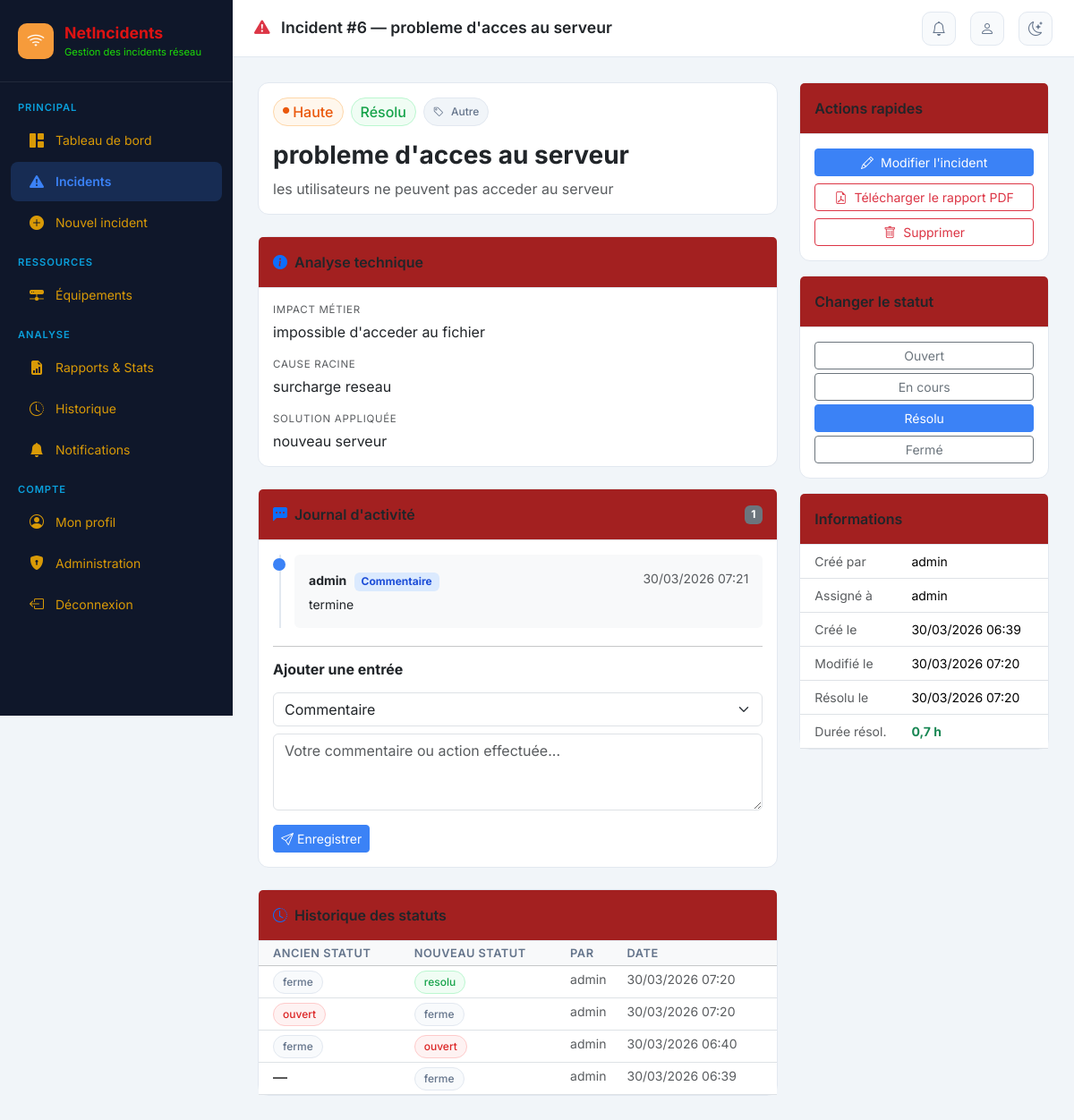
The app's page /incidents/6/ (signed in) with its own data.
### incidents/models.py (models this page shows, shortened)
class Incident(models.Model):
    PRIORITE = [
        ('critique', 'Critique'),
        ('haute', 'Haute'),
        ('moyenne', 'Moyenne'),
        ('basse', 'Basse'),
    ]
    STATUT = [
        ('ouvert', 'Ouvert'),
        ('en_cours', 'En cours'),
        ('resolu', 'Résolu'),
        ('ferme', 'Fermé'),
    ]
    CATEGORIE = [
        ('panne_reseau', 'Panne réseau'),
        ('lenteur', 'Lenteur / Dégradation'),
        ('securite', 'Incident de sécurité'),
        ('configuration', 'Erreur de configuration'),
        ('materiel', 'Défaillance matérielle'),
        ('logiciel', 'Incident logiciel'),
        ('connectivite', 'Perte de connectivité'),
        ('autre', 'Autre'),
    ]
    titre = models.CharField(max_length=200, verbose_name="Titre")
    description = models.TextField(verbose_name="Description")
    categorie = models.CharField(max_length=30, choices=CATEGORIE, default='autre', verbose_name="Catégorie")
    priorite = models.CharField(max_length=20, choices=PRIORITE, default='moyenne', verbose_name="Priorité")
    statut = models.CharField(max_length=20, choices=STATUT, default='ouvert', verbose_name="Statut")
    equipements = models.ManyToManyField(Equipement, blank=True, verbose_name="Équipements concernés")
    date_creation = models.DateTimeField(auto_now_add=True, verbose_name="Date de création")
    date_modification = models.DateTimeField(auto_now=True, verbose_name="Dernière modification")
    date_resolution = models.DateTimeField(null=True, blank=True, verbose_name="Date de résolution")
    date_fermeture = models.DateTimeField(null=True, blank=True, verbose_name="Date de fermeture")
    cree_par = models.ForeignKey(
        User, on_delete=models.SET_NULL, null=True,
        related_name='incidents_crees', verbose_name="Créé par"
    )
    assigne_a = models.ForeignKey(
        User, on_delete=models.SET_NULL, null=True, blank=True,
        related_name='incidents_assignes', verbose_name="Assigné à"
    )
    impact = models.TextField(blank=True, verbose_name="Impact métier")
    cause_racine = models.TextField(blank=True, verbose_name="Cause racine")
    solution_appliquee = models.TextField(blank=True, verbose_name="Solution appliquée")
    class Meta:
        verbose_name = "Incident"
        verbose_name_plural = "Incidents"
        ordering = ['-date_creation']
    def duree_resolution(self):
        if self.date_resolution and self.date_creation:
            delta = self.date_resolution - self.date_creation
            heures = delta.total_seconds() / 3600
            return round(heures, 1)
        return None

class Commentaire(models.Model):
    TYPE_COMMENTAIRE = [
        ('commentaire', 'Commentaire'),
        ('action', 'Action effectuée'),
        ('escalade', 'Escalade'),
        ('mise_a_jour', 'Mise à jour statut'),
    ]
    incident = models.ForeignKey(Incident, on_delete=models.CASCADE, related_name='commentaires')
    auteur = models.ForeignKey(User, on_delete=models.SET_NULL, null=True)
    type_commentaire = models.CharField(max_length=20, choices=TYPE_COMMENTAIRE, default='commentaire')
    contenu = models.TextField(verbose_name="Contenu")
    date_creation = models.DateTimeField(auto_now_add=True)
    class Meta:
        ordering = ['date_creation']
        verbose_name = "Commentaire"
        verbose_name_plural = "Commentaires"

class HistoriqueStatut(models.Model):
    incident = models.ForeignKey(Incident, on_delete=models.CASCADE, related_name='historique')
    ancien_statut = models.CharField(max_length=20)
    nouveau_statut = models.CharField(max_length=20)
    modifie_par = models.ForeignKey(User, on_delete=models.SET_NULL, null=True)
    date_changement = models.DateTimeField(auto_now_add=True)
    commentaire = models.TextField(blank=True)
    class Meta:
        ordering = ['-date_changement']
        verbose_name = "Historique statut"

### incidents/views.py (the view, shortened to what this page needs)
# urls.py: path('incidents/<int:pk>/', views.detail_incident, name='detail_incident'),
@login_required
def detail_incident(request, pk):
    incident = get_object_or_404(
        Incident.objects.select_related('cree_par', 'assigne_a').prefetch_related('equipements', 'commentaires__auteur'),
        pk=pk
    )
    form_commentaire = CommentaireForm()
    historique = HistoriqueStatut.objects.filter(incident=incident).select_related('modifie_par')
    nb_notifs = Notification.objects.filter(utilisateur=request.user, lue=False).count()
    return render(request, 'incidents/detail_incident.html', {
        'incident': incident,
        'form_commentaire': form_commentaire,
        'historique': historique,
        'nb_notifs': nb_notifs,
    })

### incidents/forms.py
class CommentaireForm(forms.ModelForm):
    class Meta:
        model = Commentaire
        fields = ['type_commentaire', 'contenu']
        widgets = {
            'type_commentaire': forms.Select(attrs={'class': 'form-select'}),
            'contenu': forms.Textarea(attrs={
                'class': 'form-control', 'rows': 3,
                'placeholder': 'Votre commentaire ou action effectuée...'
            }),
        }

### incidents/templates/incidents/detail_incident.html (shortened to what this page needs)
{% extends 'incidents/base.html' %}
{% block page_title %}
  <i class="bi bi-exclamation-triangle-fill text-danger me-2"></i>
  Incident #{{ incident.id }} — {{ incident.titre|truncatechars:40 }}
{% endblock %}
{% block content %}
<div class="row g-4">
  <div class="col-lg-8">
    <div class="card mb-4">
      <div class="card-body">
        <div class="d-flex gap-2 flex-wrap mb-3">
          <span class="incident-badge badge-{{ incident.priorite }} fs-6">
            <i class="bi bi-circle-fill" style="font-size:.45rem"></i>
            {{ incident.get_priorite_display }}
          </span>
          <span class="incident-badge badge-{{ incident.statut }} fs-6">{{ incident.get_statut_display }}</span>
          <span class="incident-badge" style="background:#f1f5f9;color:#64748b;border:1px solid #e2e8f0">
            <i class="bi bi-tag me-1"></i>{{ incident.get_categorie_display }}
          </span>
        </div>
        <h3 class="fw-bold mb-2">{{ incident.titre }}</h3>
        <p class="text-muted mb-0">{{ incident.description }}</p>
      </div>
    </div>
    {% if incident.impact or incident.cause_racine or incident.solution_appliquee %}
    <div class="card mb-4">
      <div class="card-header py-3"><i class="bi bi-info-circle-fill text-primary me-2"></i>Analyse technique</div>
      <div class="card-body">
        {% if incident.impact %}
        <div class="mb-3">
          <div class="fw-600 text-muted small mb-1 text-uppercase" style="font-size:.72rem;letter-spacing:.06em">Impact métier</div>
          <p class="mb-0">{{ incident.impact }}</p>
        </div>
        {% endif %}
        {% if incident.cause_racine %}
        <div class="mb-3">
          <div class="fw-600 text-muted small mb-1 text-uppercase" style="font-size:.72rem;letter-spacing:.06em">Cause racine</div>
          <p class="mb-0">{{ incident.cause_racine }}</p>
        </div>
        {% endif %}
        {% if incident.solution_appliquee %}
        <div>
          <div class="fw-600 text-muted small mb-1 text-uppercase" style="font-size:.72rem;letter-spacing:.06em">Solution appliquée</div>
          <p class="mb-0">{{ incident.solution_appliquee }}</p>
        </div>
        {% endif %}
      </div>
    </div>
    {% endif %}
    <div class="card mb-4">
      <div class="card-header py-3 d-flex justify-content-between align-items-center">
        <span><i class="bi bi-chat-left-dots-fill text-primary me-2"></i>Journal d'activité</span>
        <span class="badge bg-secondary">{{ incident.commentaires.count }}</span>
      </div>
      <div class="card-body">
        {% if incident.commentaires.all %}
        <div class="timeline">
          {% for com in incident.commentaires.all %}
          <div class="timeline-item">
            <div class="timeline-dot" style="
              {% if com.type_commentaire == 'action' %}background:#22c55e;border-color:#22c55e
              {% elif com.type_commentaire == 'escalade' %}background:#ef4444;border-color:#ef4444
              {% elif com.type_commentaire == 'mise_a_jour' %}background:#f59e0b;border-color:#f59e0b
              {% else %}background:#3b82f6;border-color:#3b82f6{% endif %}">
            </div>
            <div class="bg-light rounded p-3">
              <div class="d-flex justify-content-between mb-1">
                <div>
                  <strong class="small">{{ com.auteur.get_full_name|default:com.auteur.username }}</strong>
                  <span class="badge ms-1 small" style="
                    {% if com.type_commentaire == 'action' %}background:#dcfce7;color:#15803d
                    {% elif com.type_commentaire == 'escalade' %}background:#fee2e2;color:#dc2626
                    {% elif com.type_commentaire == 'mise_a_jour' %}background:#fef9c3;color:#ca8a04
                    {% else %}background:#dbeafe;color:#1d4ed8{% endif %}">
                    {{ com.get_type_commentaire_display }}
                  </span>
                </div>
                <small class="text-muted">{{ com.date_creation|date:"d/m/Y H:i" }}</small>
              </div>
              <p class="mb-0 small">{{ com.contenu }}</p>
            </div>
          </div>
          {% endfor %}
        </div>
        {% else %}
        <div class="text-center text-muted py-3">
          <i class="bi bi-chat d-block fs-2 mb-2 opacity-25"></i>Aucune activité enregistrée
        </div>
        {% endif %}
        <hr class="my-3">
        <h6 class="fw-bold mb-3">Ajouter une entrée</h6>
        <form method="post">
          <div class="mb-2">{{ form_commentaire.type_commentaire }}</div>
          <div class="mb-3">{{ form_commentaire.contenu }}</div>
          <button type="submit" class="btn btn-primary btn-sm">
            <i class="bi bi-send me-1"></i>Enregistrer
          </button>
        </form>
      </div>
    </div>
    {% if historique %}
    <div class="card">
      <div class="card-header py-3"><i class="bi bi-clock-history text-primary me-2"></i>Historique des statuts</div>
      <div class="card-body p-0">
        <table class="table table-sm mb-0">
          <thead class="table-light">
            <tr><th class="ps-3">Ancien statut</th><th>Nouveau statut</th><th>Par</th><th>Date</th></tr>
          </thead>
          <tbody>
            {% for h in historique %}
            <tr>
              <td class="ps-3">
                {% if h.ancien_statut %}<span class="incident-badge badge-{{ h.ancien_statut }}">{{ h.ancien_statut }}</span>{% else %}—{% endif %}
              </td>
              <td><span class="incident-badge badge-{{ h.nouveau_statut }}">{{ h.nouveau_statut }}</span></td>
              <td class="text-muted small">{{ h.modifie_par.username|default:"—" }}</td>
              <td class="text-muted small">{{ h.date_changement|date:"d/m/Y H:i" }}</td>
            </tr>
            {% endfor %}
          </tbody>
        </table>
      </div>
    </div>
    {% endif %}
  </div>
  <div class="col-lg-4">
    <div class="card mb-3">
      <div class="card-header py-3">Actions rapides</div>
      <div class="card-body d-grid gap-2">
        <a href="{% url 'modifier_incident' incident.pk %}" class="btn btn-primary btn-sm">
          <i class="bi bi-pencil me-2"></i>Modifier l'incident
        </a>
        <a href="{% url 'rapport_pdf_incident' incident.pk %}" class="btn btn-outline-danger btn-sm">
          <i class="bi bi-file-earmark-pdf me-2"></i>Télécharger le rapport PDF
        </a>
        <a href="{% url 'supprimer_incident' incident.pk %}" class="btn btn-outline-danger btn-sm"
           onclick="return confirm('Supprimer définitivement cet incident ?')">
          <i class="bi bi-trash me-2"></i>Supprimer
        </a>
      </div>
    </div>
    <div class="card mb-3">
      <div class="card-header py-3">Changer le statut</div>
      <div class="card-body d-grid gap-1">
        {% for val, label in incident.STATUT %}
        <button class="btn btn-sm {% if incident.statut == val %}btn-primary{% else %}btn-outline-secondary{% endif %}"
                onclick="changerStatutRapide('{{ val }}')">
          {{ label }}
        </button>
        {% endfor %}
      </div>
    </div>
    <div class="card mb-3">
      <div class="card-header py-3">Informations</div>
      <div class="card-body p-0">
        <table class="table table-sm mb-0">
          <tr>
            <td class="text-muted ps-3 py-2 small fw-600">Créé par</td>
            <td class="py-2 small">{{ incident.cree_par.get_full_name|default:incident.cree_par.username }}</td>
          </tr>
          <tr>
            <td class="text-muted ps-3 py-2 small fw-600">Assigné à</td>
            <td class="py-2 small">{{ incident.assigne_a.username|default:"Non assigné" }}</td>
          </tr>
          <tr>
            <td class="text-muted ps-3 py-2 small fw-600">Créé le</td>
            <td class="py-2 small">{{ incident.date_creation|date:"d/m/Y H:i" }}</td>
          </tr>
          <tr>
            <td class="text-muted ps-3 py-2 small fw-600">Modifié le</td>
            <td class="py-2 small">{{ incident.date_modification|date:"d/m/Y H:i" }}</td>
          </tr>
          {% if incident.date_resolution %}
          <tr>
            <td class="text-muted ps-3 py-2 small fw-600">Résolu le</td>
            <td class="py-2 small">{{ incident.date_resolution|date:"d/m/Y H:i" }}</td>
          </tr>
          <tr>
            <td class="text-muted ps-3 py-2 small fw-600">Durée résol.</td>
            <td class="py-2 small fw-bold text-success">{{ incident.duree_resolution }} h</td>
          </tr>
          {% endif %}
        </table>
      </div>
    </div>
  </div>
</div>
{% endblock %}

### incidents/templates/incidents/base.html (style rules this page uses)
:root { --sidebar-width: 260px; --sidebar-bg: #0f172a; --sidebar-text: #94a3b8; --sidebar-active: #3b82f6; --topbar-h: 64px; --accent: #3b82f6; --accent-dark: #1d4ed8; }
* { font-family: 'Inter', sans-serif; }
body { background: #f1f5f9; min-height: 100vh; }
.card { border: 1px solid #e2e8f0; border-radius: 12px; box-shadow: none; }
.card-header { background: #a32020; border-bottom: 1px solid #e2e8f0; font-weight: 600; }
.badge-haute { background: #fff7ed; color: #ea580c; border: 1px solid #fed7aa; }
.badge-ouvert { background: #fef2f2; color: #dc2626; border: 1px solid #fecaca; }
.badge-resolu { background: #f0fdf4; color: #16a34a; border: 1px solid #bbf7d0; }
.badge-ferme { background: #f8fafc; color: #64748b; border: 1px solid #e2e8f0; }
.incident-badge { display: inline-flex; align-items: center; gap: 4px; padding: 3px 10px; border-radius: 20px; font-size: .75rem; font-weight: 500; }
.timeline { position: relative; padding-left: 1.5rem; }
.timeline::before { content: ''; position: absolute; left: 7px; top: 0; bottom: 0; width: 2px; background: #e2e8f0; }
.timeline-item { position: relative; margin-bottom: 1.25rem; }
.timeline-dot { position: absolute; left: -1.5rem; width: 14px; height: 14px; border-radius: 50%; border: 2px solid #e2e8f0; background: #fff; top: 4px; }
.table th { font-size: .8rem; font-weight: 600; color: #64748b; text-transform: uppercase; letter-spacing: .04em; }
.btn-primary { background: var(--accent); border-color: var(--accent); }

### records on screen
Incident: id "6", titre "probleme d'acces au serveur", priorite "Haute", statut "Résolu", categorie "Autre", description "les utilisateurs ne peuvent pas acceder au serveur", impact "impossible d'acceder au fichier", cause_racine "surcharge reseau", solution_appliquee "nouveau serveur", commentaires.count "1", cree_par.get_full_name "admin", assigne_a.username "admin", date_creation "30/03/2026 06:39", date_modification "30/03/2026 07:20", date_resolution "30/03/2026 07:20", duree_resolution "0,7"
Commentaire: auteur.get_full_name "admin", type_commentaire "Commentaire", date_creation "30/03/2026 07:21", contenu "termine"
HistoriqueStatut: ancien_statut "ferme", nouveau_statut "resolu", modifie_par.username "admin", date_changement "30/03/2026 07:20"
HistoriqueStatut: ancien_statut "ouvert", nouveau_statut "ferme", modifie_par.username "admin", date_changement "30/03/2026 07:20"
HistoriqueStatut: ancien_statut "ferme", nouveau_statut "ouvert", modifie_par.username "admin", date_changement "30/03/2026 06:40"
HistoriqueStatut: nouveau_statut "ferme", modifie_par.username "admin", date_changement "30/03/2026 06:39"

### other values on screen
{{ label }} "Ouvert" "En cours" "Résolu" "Fermé"
